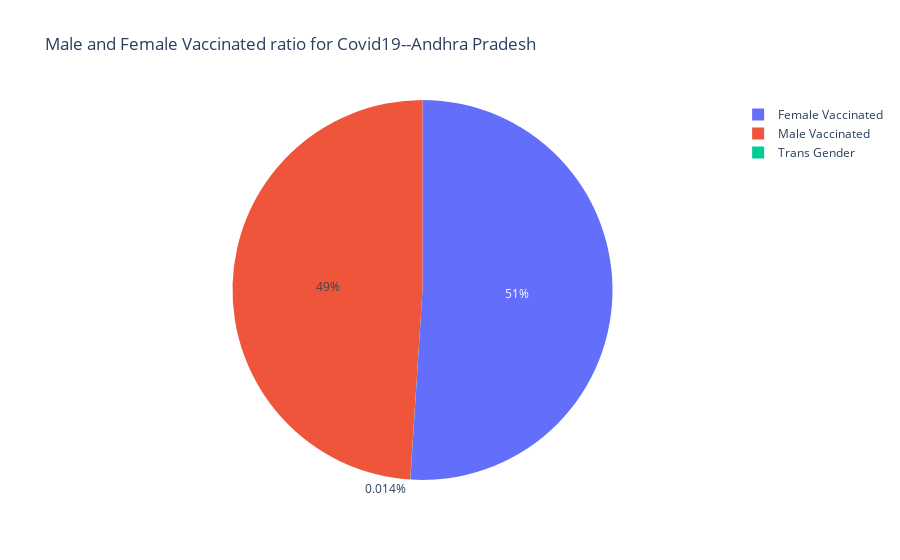

Here is the notebook cell this chart was saved with:
### Code cell
male = andhra["Male(Individuals Vaccinated)"].sum() 
female = andhra["Female(Individuals Vaccinated)"].sum()  
trans = andhra["Transgender(Individuals Vaccinated)"].sum()
px.pie(names=["Male Vaccinated","Female Vaccinated","Trans Gender"],values=[male,female,trans],title="Male and Female Vaccinated ratio for Covid19--Andhra Pradesh")

### Figure 1 — Plotly figure (JSON) as saved in the notebook; plotly's stock layout.template omitted (floating-point values rounded to 4 significant figures)
{"data": [{"domain": {"x": [0, 1], "y": [0, 1]}, "hovertemplate": "label=%{label}<br>value=%{value}<extra></extra>", "labels": ["Male Vaccinated", "Female Vaccinated", "Trans Gender"], "legendgroup": "", "name": "", "showlegend": true, "type": "pie", "values": [368956824, 384371948, 105485]}], "layout": {"legend": {"tracegroupgap": 0}, "title": {"text": "Male and Female Vaccinated ratio for Covid19--Andhra Pradesh"}}}
